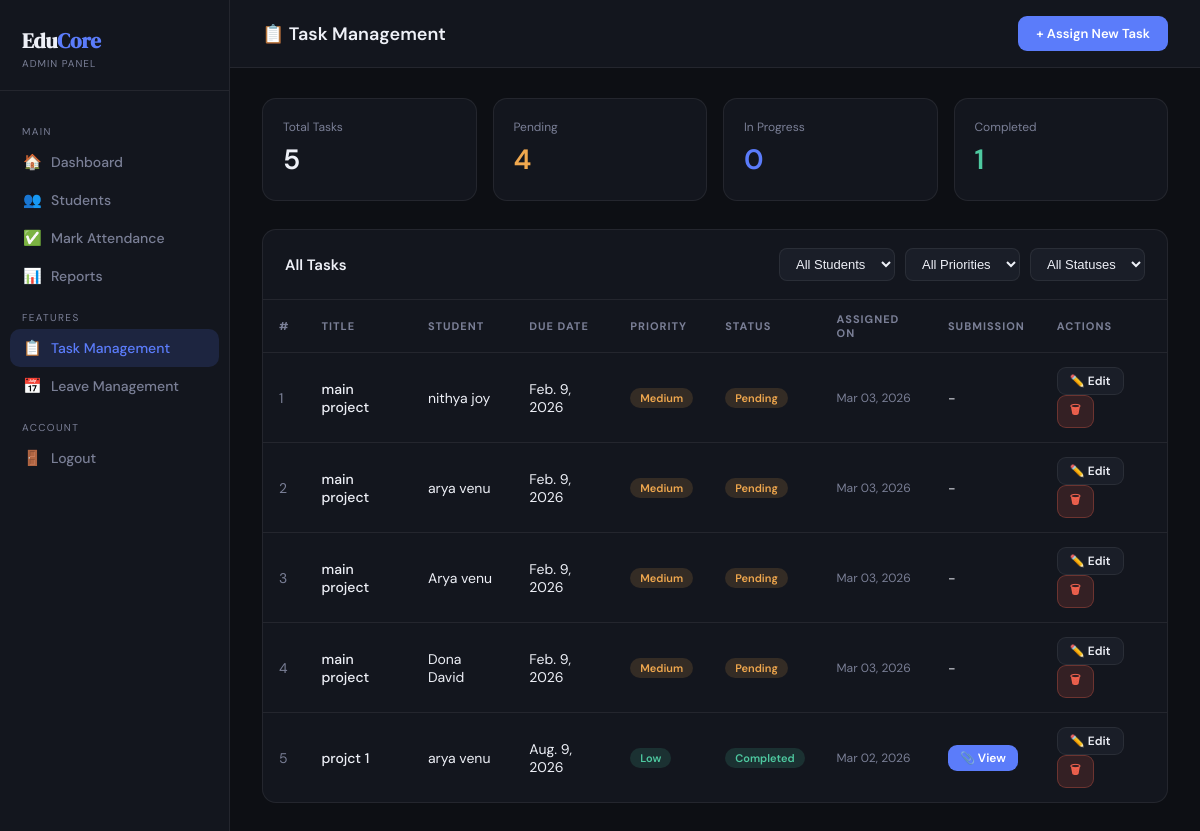
Page /tasks/ (signed in) on the committed database.
### studapp/models.py (models this page shows, shortened)
class Task(models.Model):
    PRIORITY_CHOICES = [('Low','Low'),('Medium','Medium'),('High','High')]
    STATUS_CHOICES   = [('Pending','Pending'),('In Progress','In Progress'),('Completed','Completed')]
    student     = models.ForeignKey(Student, on_delete=models.CASCADE, related_name='tasks')
    title       = models.CharField(max_length=200)
    description = models.TextField(blank=True)
    due_date    = models.DateField()
    priority    = models.CharField(max_length=10, choices=PRIORITY_CHOICES, default='Medium')
    status      = models.CharField(max_length=15, choices=STATUS_CHOICES, default='Pending')
    assigned_on = models.DateTimeField(default=timezone.now)
    class Meta:
        ordering = ['-assigned_on']

class Student(models.Model):
    user    = models.OneToOneField(User, on_delete=models.CASCADE)
    age     = models.IntegerField()
    gender  = models.CharField(max_length=10)
    course  = models.CharField(max_length=50)
    phone   = models.CharField(max_length=15)
    address = models.TextField()
    def __str__(self):
        return self.user.get_full_name() or self.user.username

### studapp/views.py (the view)
# urls.py: path('tasks/',                              views.task_list,         name='task_list'),
@admin_required
def task_list(request):
    tasks      = Task.objects.select_related('student__user').all()
    students   = Student.objects.select_related('user').all()
    student_id = request.GET.get('student','')
    status_f   = request.GET.get('status','')
    priority_f = request.GET.get('priority','')
    if student_id:  tasks = tasks.filter(student_id=student_id)
    if status_f:    tasks = tasks.filter(status=status_f)
    if priority_f:  tasks = tasks.filter(priority=priority_f)
    submitted_ids = list(TaskSubmission.objects.values_list('task_id', flat=True))
    return render(request, 'task_list.html', {'tasks':tasks,'students':students,
        'student_id':student_id,'status_f':status_f,'priority_f':priority_f,
        'total':tasks.count(),'pending':tasks.filter(status='Pending').count(),
        'in_progress':tasks.filter(status='In Progress').count(),
        'completed':tasks.filter(status='Completed').count(),
        'submitted_ids':submitted_ids})

### studapp/views.py (called while the page is built)
def admin_required(view_func):
    @wraps(view_func)
    @login_required
    def wrapper(request, *args, **kwargs):
        if Student.objects.filter(user=request.user).exists() or not request.user.is_staff:
            messages.error(request, "Admin access required.")
            return redirect("login")
        return view_func(request, *args, **kwargs)
    return wrapper

### studapp/templates/task_list.html (shortened to what this page needs)
<!DOCTYPE html>
<html lang="en">
<head>
</head>
<body>
<div class="sidebar">
  <div class="logo">
    <h1>Edu<span>Core</span></h1>
    <p>Admin Panel</p>
  </div>
  <nav>
    <div class="nav-label">Main</div>
    <a href="{% url 'dashboard' %}" class="nav-item"><span class="ico">🏠</span> Dashboard</a>
    <a href="{% url 'student_list' %}" class="nav-item"><span class="ico">👥</span> Students</a>
    <a href="{% url 'mark_attendance' %}" class="nav-item"><span class="ico">✅</span> Mark Attendance</a>
    <a href="{% url 'attendance_report' %}" class="nav-item"><span class="ico">📊</span> Reports</a>
    <div class="nav-label">Features</div>
    <a href="{% url 'task_list' %}" class="nav-item active"><span class="ico">📋</span> Task Management</a>
    <a href="{% url 'leave_list' %}" class="nav-item"><span class="ico">📅</span> Leave Management</a>
    <div class="nav-label">Account</div>
    <a href="{% url 'logout' %}" class="nav-item"><span class="ico">🚪</span> Logout</a>
  </nav>
</div>
<div class="main">
  <div class="topbar">
    <h2>📋 Task Management</h2>
    <a href="{% url 'assign_task' %}" class="btn btn-primary">+ Assign New Task</a>
  </div>
  <div class="content">
    <div class="stats-row">
      <div class="stat-card">
        <div class="lbl">Total Tasks</div>
        <div class="val">{{ total }}</div>
      </div>
      <div class="stat-card">
        <div class="lbl">Pending</div>
        <div class="val" style="color:var(--amber)">{{ pending }}</div>
      </div>
      <div class="stat-card">
        <div class="lbl">In Progress</div>
        <div class="val" style="color:var(--accent)">{{ in_progress }}</div>
      </div>
      <div class="stat-card">
        <div class="lbl">Completed</div>
        <div class="val" style="color:var(--green)">{{ completed }}</div>
      </div>
    </div>
    <div class="card">
      <div class="card-head">
        <h3>All Tasks</h3>
        <form method="get" class="filters">
          <select name="student" onchange="this.form.submit()">
            <option value="">All Students</option>
          </select>
          <select name="priority" onchange="this.form.submit()">
            <option value="">All Priorities</option>
          </select>
          <select name="status" onchange="this.form.submit()">
            <option value="">All Statuses</option>
          </select>
        </form>
      </div>
      {% if tasks %}
      <table>
        <thead>
          <tr>
            <th>#</th>
            <th>Title</th>
            <th>Student</th>
            <th>Due Date</th>
            <th>Priority</th>
            <th>Status</th>
            <th>Assigned On</th>
            <th>Submission</th>
            <th>Actions</th>
          </tr>
        </thead>
        <tbody>
          {% for task in tasks %}
          <tr>
            <td style="color:var(--muted)">{{ forloop.counter }}</td>
            <td style="font-weight:500">{{ task.title }}</td>
            <td>{{ task.student }}</td>
            <td>{{ task.due_date }}</td>
            <td>
              <span class="badge badge-{{ task.priority|lower }}">{{ task.priority }}</span>
            </td>
            <td>
              {% if task.status == 'Pending' %}
                <span class="badge badge-pending">Pending</span>
              {% elif task.status == 'In Progress' %}
                <span class="badge badge-progress">In Progress</span>
              {% else %}
                <span class="badge badge-completed">Completed</span>
              {% endif %}
            </td>
            <td style="color:var(--muted);font-size:12px">{{ task.assigned_on|date:"M d, Y" }}</td>
            <td>
              {% if task.id in submitted_ids %}
                <a href="{% url 'view_submission' task.id %}" class="btn btn-primary btn-sm">📎 View</a>
              {% else %}
                -
              {% endif %}
            </td>
            <td>
              <a href="{% url 'edit_task' task.id %}" class="btn btn-ghost btn-sm">✏️ Edit</a>
              <form method="post" action="{% url 'delete_task' task.id %}" style="display:inline" onsubmit="return confirm('Delete this task?')">
                <button type="submit" class="btn btn-danger btn-sm">🗑</button>
              </form>
            </td>
          </tr>
          {% endfor %}
        </tbody>
      </table>
      {% else %}
        <div class="empty">
          <p style="font-size:40px">📋</p>
          <p style="margin-top:10px">No tasks found. <a href="{% url 'assign_task' %}" style="color:var(--accent)">Assign one now →</a></p>
        </div>
      {% endif %}
    </div>
  </div>
</div>
</body>
</html>

### studapp/templates/task_list.html (style rules this page uses)
:root { --bg:#0d0f14; --surface:#13161e; --surf2:#1a1e28; --border:rgba(255,255,255,0.07); --accent:#5b7cfa; --green:#4ec9a0; --amber:#f0a84e; --red:#f0614e; --text:#eef0f7; --muted:#7a7f96; --r:14px; }
*,*::before,*::after { box-sizing:border-box;margin:0;padding:0; }
body { background:var(--bg);color:var(--text);font-family:'DM Sans',sans-serif;display:flex;min-height:100vh; }
.sidebar { width:230px;min-height:100vh;background:var(--surface);border-right:1px solid var(--border);display:flex;flex-direction:column;position:fixed;top:0;left:0;bottom:0;z-index:100; }
.logo { padding:26px 22px 20px;border-bottom:1px solid var(--border); }
.logo h1 { font-family:'DM Serif Display',serif;font-size:21px; }
.logo h1 span { color:var(--accent); }
.logo p { font-size:10px;color:var(--muted);letter-spacing:1px;text-transform:uppercase;margin-top:2px; }
nav { padding:18px 10px;flex:1;overflow-y:auto; }
.nav-label { font-size:10px;text-transform:uppercase;letter-spacing:1.4px;color:var(--muted);padding:0 12px;margin:16px 0 5px; }
.nav-item { display:flex;align-items:center;gap:10px;padding:9px 13px;border-radius:10px;color:var(--muted);text-decoration:none;font-size:14px;font-weight:500;transition:.15s; }
.nav-item.active { background:rgba(91,124,250,.15);color:var(--accent); }
.nav-item .ico { font-size:15px;width:18px;text-align:center; }
.main { margin-left:230px;flex:1;display:flex;flex-direction:column; }
.topbar { background:var(--surface);border-bottom:1px solid var(--border);padding:16px 32px;display:flex;align-items:center;justify-content:space-between; }
.topbar h2 { font-size:18px;font-weight:600; }
.content { padding:30px 32px;flex:1; }
.stats-row { display:grid;grid-template-columns:repeat(4,1fr);gap:16px;margin-bottom:28px; }
.stat-card { background:var(--surface);border:1px solid var(--border);border-radius:var(--r);padding:20px; }
.stat-card .val { font-size:28px;font-weight:600;margin:6px 0 2px; }
.stat-card .lbl { font-size:12px;color:var(--muted); }
.card { background:var(--surface);border:1px solid var(--border);border-radius:var(--r);overflow:hidden; }
.card-head { padding:18px 22px;border-bottom:1px solid var(--border);display:flex;align-items:center;justify-content:space-between;flex-wrap:wrap;gap:10px; }
.card-head h3 { font-size:15px;font-weight:600; }
.filters { display:flex;gap:10px;flex-wrap:wrap; }
.filters select,.filters input { background:var(--surf2);border:1px solid var(--border);color:var(--text);padding:7px 12px;border-radius:8px;font-size:13px;outline:none; }
.btn { display:inline-flex;align-items:center;gap:6px;padding:9px 18px;border-radius:9px;font-size:13px;font-weight:600;cursor:pointer;text-decoration:none;border:none;transition:.15s; }
.btn-primary { background:var(--accent);color:#fff; }
.btn-danger { background:rgba(240,97,78,.15);color:var(--red);border:1px solid rgba(240,97,78,.3); }
.btn-ghost { background:var(--surf2);color:var(--text);border:1px solid var(--border); }
.btn-sm { padding:5px 12px;font-size:12px; }
table { width:100%;border-collapse:collapse; }
th { padding:12px 16px;text-align:left;font-size:11px;text-transform:uppercase;letter-spacing:1px;color:var(--muted);border-bottom:1px solid var(--border); }
td { padding:14px 16px;font-size:14px;border-bottom:1px solid var(--border); }
tr:last-child td { border-bottom:none; }
.badge { display:inline-block;padding:3px 10px;border-radius:20px;font-size:11px;font-weight:600; }
.badge-pending { background:rgba(240,168,78,.15);color:var(--amber); }
.badge-completed { background:rgba(78,201,160,.15);color:var(--green); }
.badge-low { background:rgba(78,201,160,.15);color:var(--green); }
.badge-medium { background:rgba(240,168,78,.15);color:var(--amber); }

### rows in the picture
Task: title "main project", student "nithya joy", due_date "Feb. 9, 2026", priority "Medium", status "Pending", assigned_on "Mar 03, 2026"
Task: title "main project", student "arya venu", due_date "Feb. 9, 2026", priority "Medium", status "Pending", assigned_on "Mar 03, 2026"
Task: title "main project", student "Arya venu", due_date "Feb. 9, 2026", priority "Medium", status "Pending", assigned_on "Mar 03, 2026"
Task: title "main project", student "Dona David", due_date "Feb. 9, 2026", priority "Medium", status "Pending", assigned_on "Mar 03, 2026"
Task: title "projct 1", student "arya venu", due_date "Aug. 9, 2026", priority "Low", status "Completed", assigned_on "Mar 02, 2026", shows "📎 View"

### other values in the picture
{{ total }} "5"
{{ pending }} "4"
{{ in_progress }} "0"
{{ completed }} "1"
